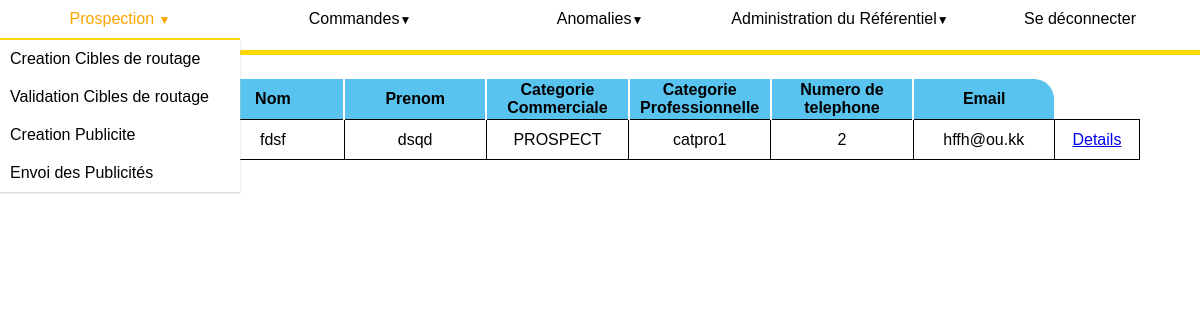
The app's page /referentiel/individus (signed in), older data.
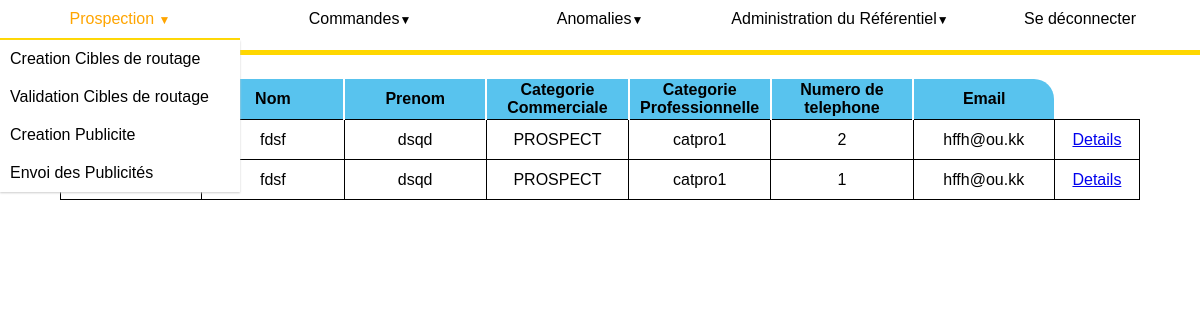
The same page, newer data.
### referentiel/models.py (models this page shows, shortened)
class Individu(models.Model):
    nom = models.CharField(max_length=50)
    prenom = models.CharField(max_length=50)
    datenaissance = models.DateField()
    ntel = models.DecimalField(max_digits=10, decimal_places=0)
    mail = models.EmailField(null=True)
    adresse = models.ForeignKey(Adresse, on_delete=models.CASCADE)
    catprofessionnelle = models.ForeignKey(
        Catprofessionnelle, on_delete=models.CASCADE)
    prospect = "PROSPECT"
    client = "CLIENT"
    interdit = "INTERDIT"
    cat_choix = [(prospect, "possible client"),
                 (client, "client"),
                 (interdit, " client interdit")
                 ]
    catcommerciale = models.CharField(
        max_length=20, choices=cat_choix, default=prospect)

class Catprofessionnelle(models.Model):
    nom = models.CharField(max_length=100)
    def __str__(self) -> str:
        return self.nom

### referentiel/views.py (the view)
# urls.py: path('individus', views.tableIndividu, name='affichageReferentielIndividus'),
@permission_required("utilisateurs.perm_administrerRef")
def tableIndividu(request):
    contexte = {'individus': Individu.objects.all()}
    return render(request, 'referentiel/afficheIndividu.html', contexte)

### referentiel/templates/referentiel/afficheIndividu.html
{% extends 'referentiel/referentiel_view.html' %}
{%block content %}
{% load static %}
<link rel="stylesheet" type="text/css" href="{% static 'referentiel/afficheArticle.css' %}">
<html>
<head>
</head>
<body>
    <div class="contenu">
        <table class="tableReferentiel">
            <th id=gauche width="13%">Id </th>
            <th class=milieu width="13%">Nom</th>
            <th class=milieu width="13%">Prenom</th>
            <th class=milieu width="13%">Categorie Commerciale</th>
            <th class=milieu width="13%">Categorie Professionnelle</th>
            <th class=milieu width="13%">Numero de telephone</th>
            <th id=droite width="13%">Email</th>
            {% for i in individus %}
            <tr class=corps>
                <td>{{i.id}}</td>
                <td>{{i.nom}}</td>
                <td>{{i.prenom}}</td>
                <td>{{i.catcommerciale}}</td>
                <td>{{i.catprofessionnelle}}</td>
                <td>{{i.ntel}}</td>
                <td>{{i.mail}}</td>
                <td width="10%"><a href="{% url 'referentiel:modifIndividu' pk=i.id%}">Details</a></td>
            </tr>
            {% endfor %}
        </table>
    </div>
</body>
</html>
{%endblock content %}

Row changes from the older to the newer data that the page shows:
added Individu: nom "fdsf", prenom "dsqd", catcommerciale "PROSPECT", catprofessionnelle "catpro1", ntel "1", mail "hffh@ou.kk"
